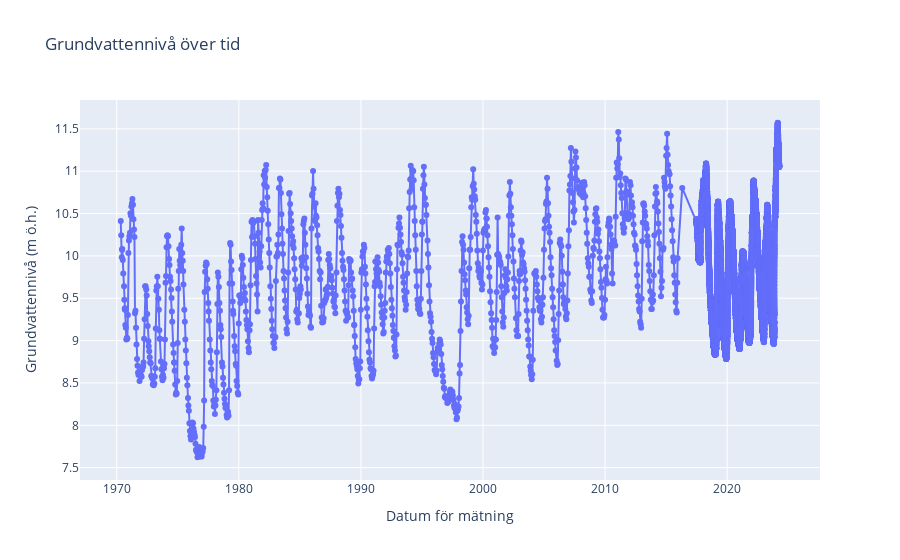

Notebook code cell kept with this figure:
### Markdown cell above
**Make interactive plot**

### Code cell
# import necessary libraries
from urllib.request import urlopen 
import json 
from datetime import datetime
import plotly.graph_objects as go

# store the URL in url as parameter for urlopen 
url = "https://resource.sgu.se/oppnadata/grundvatten/api/grundvattennivaer/nivaer/station/1_4?format=json"

# store the response of URL 
response = urlopen(url) 

# storing the JSON response from url in data 
data_json = json.loads(response.read()) 

# Extracting data from the "Mätningar" field
timestamps = []
water_levels = []
for feature in data_json['features']:
    measurements = feature['properties'].get('Mätningar', [])  # Get measurements, default to empty list if key doesn't exist
    for measurement in measurements:
        datum = measurement.get('datum_for_matning')
        grundvattenniva = measurement.get('grundvattenniva_m_o.h.')
        if datum and grundvattenniva:
            timestamps.append(datetime.fromisoformat(datum))
            water_levels.append(grundvattenniva)

# Plotting the data
fig = go.Figure(data=go.Scatter(x=timestamps, y=water_levels, mode='lines+markers'))
fig.update_layout(title='Grundvattennivå över tid', xaxis_title='Datum för mätning', yaxis_title='Grundvattennivå (m ö.h.)')
fig.show()

### Figure 1 — Plotly figure (JSON) as saved in the notebook; plotly's stock layout.template omitted (floating-point values rounded to 4 significant figures; data arrays with more than 128 entries replaced by an {"elided": "..."} marker saying what was removed)
{"data": [{"mode": "lines+markers", "type": "scatter", "x": {"elided": "15942 str values"}, "y": {"elided": "15942 float values"}}], "layout": {"title": {"text": "Grundvattennivå över tid"}, "xaxis": {"title": {"text": "Datum för mätning"}}, "yaxis": {"title": {"text": "Grundvattennivå (m ö.h.)"}}}}
